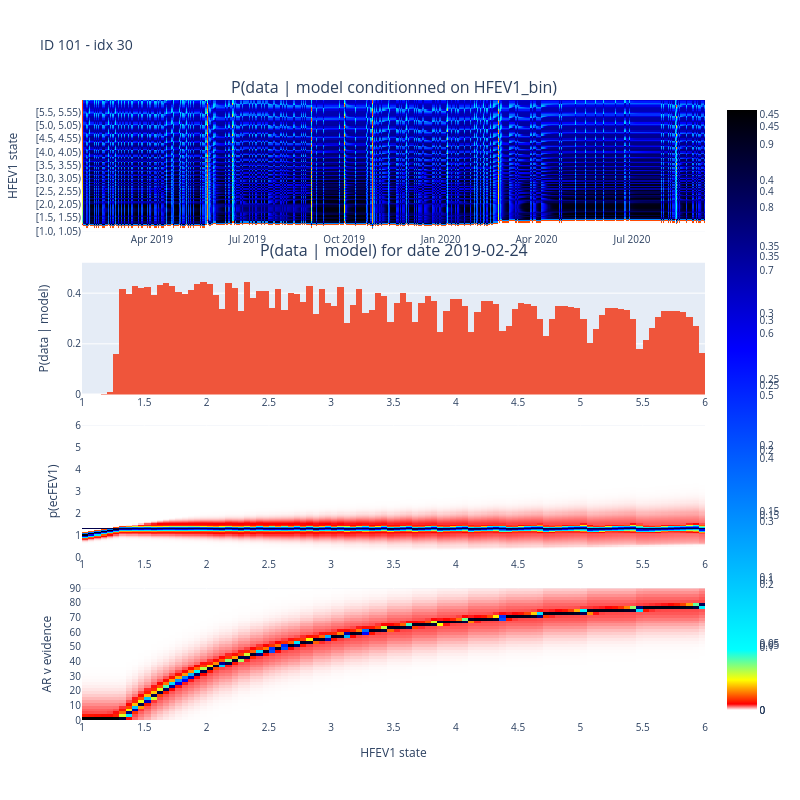

Notebook source saved alongside this figure:
### Code cell
# log_p_D_given_M = log_p_D_given_M_rough

# plot a heatmap of log_p_D_given_M, using the same colour scale as above
df1 = pd.DataFrame(
    data=np.exp(log_p_D_given_M),
    columns=HFEV1.get_bins_str(),
    index=dftmp["Date Recorded"].apply(lambda date: date.strftime("%Y-%m-%d")),
)

idx = 30
# idx = 7
fig = make_subplots(
    rows=4,
    subplot_titles=[
        "P(data | model conditionned on HFEV1_bin)",
        f"P(data | model) for date {df1.index[idx]}",
        # 'Evolution of airway resistance with HFEV1 instantiation'
    ],
    vertical_spacing=0.05,
)
colorscale = [
    [0, "white"],
    [0.01, "red"],
    [0.05, "yellow"],
    [0.1, "cyan"],
    [0.6, "blue"],
    [1, "black"],
]

fig.add_trace(
    go.Heatmap(z=df1.T, x=df1.index, y=df1.columns, coloraxis="coloraxis1"),
    row=1,
    col=1,
)
fig.update_yaxes(title=f"HFEV1 state", row=1, col=1)

ih.plot_histogram(fig, HFEV1, np.exp(log_p_D_given_M[idx, :]), 1, 6, 2, 1, annot=True)
# x axis for row 2: HFEV1 posterior when HFEV1 instanciated to 10
fig.update_xaxes(title=f"", row=2, col=1)
fig.update_yaxes(title=f"P(data | model)", row=2, col=1)

# Add p(ecFEV1)
ecFEV1_dist_with_obs = res_dict["ecFEV1"]
for i, obs in enumerate(dftmp["idx ecFEV1 (L)"].values):
    ecFEV1_dist_with_obs[i, obs, :] = 0.4

df3 = pd.DataFrame(
    data=ecFEV1_dist_with_obs[idx, :, :].T,
    # data=AR_given_M_and_all_D[idx, :, :].T,
    columns=ecFEV1.midbins,
    index=HFEV1.midbins,
)

fig.add_trace(
    go.Heatmap(
        z=df3.T,
        x=df3.index,
        y=df3.columns,
        coloraxis="coloraxis2",
    ),
    row=3,
    col=1,
)
fig.update_xaxes(title=f"", nticks=20, row=3, col=1)
fig.update_yaxes(title=f"p(ecFEV1)", nticks=8, row=3, col=1)

# Add p(ecFEF2575%ecFEV1)
# ecFEF2575_dist_with_obs = res_dict["ecFEF2575%ecFEV1"]
# for i, obs in enumerate(dftmp["idx ecFEF2575%ecFEV1"].values):
#     ecFEF2575_dist_with_obs[i, obs, :] = 0.4

# df4 = pd.DataFrame(
#     data=ecFEF2575_dist_with_obs[idx, :, :].T,
#     columns=ecFEF2575prctecFEV1.midbins,
#     index=HFEV1.midbins,
# )

# fig.add_trace(
#     go.Heatmap(
#         z=df4.T,
#         x=df4.index,
#         y=df4.columns,
#         coloraxis="coloraxis3",
#     ),
#     row=4,
#     col=1,
# )
# fig.update_xaxes(title=f"", nticks=20, row=4, col=1)
# fig.update_yaxes(title=f"p(ecFEF2575%ecFEV1)", nticks=8, row=4, col=1)

df2 = pd.DataFrame(
    data=res_dict["vevidence_ar"][idx, :, :].T,
    # data=AR_given_M_and_all_D[idx, :, :].T,
    columns=AR.midbins,
    index=HFEV1.midbins,
)
fig.add_trace(
    go.Heatmap(z=df2.T, x=df2.index, y=df2.columns, coloraxis="coloraxis3"),
    row=4,
    col=1,
)
fig.update_xaxes(title=f"HFEV1 state", nticks=20, row=4, col=1)
fig.update_yaxes(title=f"AR v evidence", nticks=10, row=4, col=1)

# Set colorscale for color axis
fig.update_layout(
    coloraxis1=dict(colorscale=colorscale),
    coloraxis2=dict(colorscale=colorscale),
    coloraxis3=dict(colorscale=colorscale),
)

title = f"ID {dftmp.ID.iloc[0]} - idx {idx}"
fig.update_layout(height=800, width=800, title=title, font=dict(size=10))

fig.show()

### Figure 1 — Plotly figure (JSON) as saved in the notebook; plotly's stock layout.template omitted (floating-point values rounded to 4 significant figures; data arrays with more than 128 entries replaced by an {"elided": "..."} marker saying what was removed)
{"data": [{"coloraxis": "coloraxis", "type": "heatmap", "x": {"elided": "592 str values"}, "xaxis": "x", "y": ["[1.0, 1.05)", "[1.05, 1.1)", "[1.1, 1.15)", "[1.15, 1.2)", "[1.2, 1.25)", "[1.25, 1.3)", "[1.3, 1.35)", "[1.35, 1.4)", "[1.4, 1.45)", "[1.45, 1.5)", "[1.5, 1.55)", "[1.55, 1.6)", "[1.6, 1.65)", "[1.65, 1.7)", "[1.7, 1.75)", "[1.75, 1.8)", "[1.8, 1.85)", "[1.85, 1.9)", "[1.9, 1.95)", "[1.95, 2.0)", "[2.0, 2.05)", "[2.05, 2.1)", "[2.1, 2.15)", "[2.15, 2.2)", "[2.2, 2.25)", "[2.25, 2.3)", "[2.3, 2.35)", "[2.35, 2.4)", "[2.4, 2.45)", "[2.45, 2.5)", "[2.5, 2.55)", "[2.55, 2.6)", "[2.6, 2.65)", "[2.65, 2.7)", "[2.7, 2.75)", "[2.75, 2.8)", "[2.8, 2.85)", "[2.85, 2.9)", "[2.9, 2.95)", "[2.95, 3.0)", "[3.0, 3.05)", "[3.05, 3.1)", "[3.1, 3.15)", "[3.15, 3.2)", "[3.2, 3.25)", "[3.25, 3.3)", "[3.3, 3.35)", "[3.35, 3.4)", "[3.4, 3.45)", "[3.45, 3.5)", "[3.5, 3.55)", "[3.55, 3.6)", "[3.6, 3.65)", "[3.65, 3.7)", "[3.7, 3.75)", "[3.75, 3.8)", "[3.8, 3.85)", "[3.85, 3.9)", "[3.9, 3.95)", "[3.95, 4.0)", "[4.0, 4.05)", "[4.05, 4.1)", "[4.1, 4.15)", "[4.15, 4.2)", "[4.2, 4.25)", "[4.25, 4.3)", "[4.3, 4.35)", "[4.35, 4.4)", "[4.4, 4.45)", "[4.45, 4.5)", "[4.5, 4.55)", "[4.55, 4.6)", "[4.6, 4.65)", "[4.65, 4.7)", "[4.7, 4.75)", "[4.75, 4.8)", "[4.8, 4.85)", "[4.85, 4.9)", "[4.9, 4.95)", "[4.95, 5.0)", "[5.0, 5.05)", "[5.05, 5.1)", "[5.1, 5.15)", "[5.15, 5.2)", "[5.2, 5.25)", "[5.25, 5.3)", "[5.3, 5.35)", "[5.35, 5.4)", "[5.4, 5.45)", "[5.45, 5.5)", "[5.5, 5.55)", "[5.55, 5.6)", "[5.6, 5.65)", "[5.65, 5.7)", "[5.7, 5.75)", "[5.75, 5.8)", "[5.8, 5.85)", "[5.85, 5.9)", "[5.9, 5.95)", "[5.95, 6.0)"], "yaxis": "y", "z": {"elided": "100x592 float values"}}, {"histfunc": "sum", "type": "histogram", "x": [1, 1.05, 1.1, 1.15, 1.2, 1.25, 1.3, 1.35, 1.4, 1.45, 1.5, 1.55, 1.6, 1.65, 1.7, 1.75, 1.8, 1.85, 1.9, 1.95, 2.0, 2.05, 2.1, 2.15, 2.2, 2.25, 2.3, 2.35, 2.4, 2.45, 2.5, 2.55, 2.6, 2.65, 2.7, 2.75, 2.8, 2.85, 2.9, 2.95, 3.0, 3.05, 3.1, 3.15, 3.2, 3.25, 3.3, 3.35, 3.4, 3.45, 3.5, 3.55, 3.6, 3.65, 3.7, 3.75, 3.8, 3.85, 3.9, 3.95, 4.0, 4.05, 4.1, 4.15, 4.2, 4.25, 4.3, 4.35, 4.4, 4.45, 4.5, 4.55, 4.6, 4.65, 4.7, 4.75, 4.8, 4.85, 4.9, 4.95, 5.0, 5.05, 5.1, 5.15, 5.2, 5.25, 5.3, 5.35, 5.4, 5.45, 5.5, 5.55, 5.6, 5.65, 5.7, 5.75, 5.8, 5.85, 5.9, 5.95], "xaxis": "x2", "xbins": {"end": 6, "size": 0.05, "start": 1}, "y": [4.949e-16, 2.288e-11, 1.339e-07, 0.0001015, 0.01043, 0.1586, 0.4173, 0.3957, 0.4279, 0.421, 0.4234, 0.3941, 0.4336, 0.4416, 0.4266, 0.4041, 0.3967, 0.4118, 0.4351, 0.4459, 0.4354, 0.392, 0.3391, 0.442, 0.4196, 0.3303, 0.4432, 0.3814, 0.4074, 0.4099, 0.3406, 0.4151, 0.3338, 0.4006, 0.3955, 0.3668, 0.4292, 0.316, 0.4166, 0.3595, 0.3491, 0.423, 0.284, 0.3534, 0.4163, 0.3212, 0.3321, 0.4019, 0.3871, 0.2842, 0.3627, 0.3994, 0.3633, 0.2874, 0.3601, 0.3899, 0.3704, 0.2478, 0.3287, 0.3771, 0.3769, 0.3491, 0.2462, 0.3249, 0.3683, 0.3681, 0.3572, 0.2526, 0.2694, 0.3383, 0.3612, 0.3578, 0.3505, 0.2971, 0.2313, 0.2982, 0.3482, 0.3502, 0.3471, 0.3415, 0.2978, 0.2015, 0.2585, 0.3154, 0.3412, 0.3396, 0.3372, 0.3321, 0.2996, 0.1785, 0.2135, 0.2629, 0.3078, 0.3277, 0.33, 0.3282, 0.3248, 0.3057, 0.2701, 0.1627], "yaxis": "y2"}, {"coloraxis": "coloraxis2", "type": "heatmap", "x": [1.025, 1.075, 1.125, 1.175, 1.225, 1.275, 1.325, 1.375, 1.425, 1.475, 1.525, 1.575, 1.625, 1.675, 1.725, 1.775, 1.825, 1.875, 1.925, 1.975, 2.025, 2.075, 2.125, 2.175, 2.225, 2.275, 2.325, 2.375, 2.425, 2.475, 2.525, 2.575, 2.625, 2.675, 2.725, 2.775, 2.825, 2.875, 2.925, 2.975, 3.025, 3.075, 3.125, 3.175, 3.225, 3.275, 3.325, 3.375, 3.425, 3.475, 3.525, 3.575, 3.625, 3.675, 3.725, 3.775, 3.825, 3.875, 3.925, 3.975, 4.025, 4.075, 4.125, 4.175, 4.225, 4.275, 4.325, 4.375, 4.425, 4.475, 4.525, 4.575, 4.625, 4.675, 4.725, 4.775, 4.825, 4.875, 4.925, 4.975, 5.025, 5.075, 5.125, 5.175, 5.225, 5.275, 5.325, 5.375, 5.425, 5.475, 5.525, 5.575, 5.625, 5.675, 5.725, 5.775, 5.825, 5.875, 5.925, 5.975], "xaxis": "x3", "y": [0.025, 0.075, 0.125, 0.175, 0.225, 0.275, 0.325, 0.375, 0.425, 0.475, 0.525, 0.575, 0.625, 0.675, 0.725, 0.775, 0.825, 0.875, 0.925, 0.975, 1.025, 1.075, 1.125, 1.175, 1.225, 1.275, 1.325, 1.375, 1.425, 1.475, 1.525, 1.575, 1.625, 1.675, 1.725, 1.775, 1.825, 1.875, 1.925, 1.975, 2.025, 2.075, 2.125, 2.175, 2.225, 2.275, 2.325, 2.375, 2.425, 2.475, 2.525, 2.575, 2.625, 2.675, 2.725, 2.775, 2.825, 2.875, 2.925, 2.975, 3.025, 3.075, 3.125, 3.175, 3.225, 3.275, 3.325, 3.375, 3.425, 3.475, 3.525, 3.575, 3.625, 3.675, 3.725, 3.775, 3.825, 3.875, 3.925, 3.975, 4.025, 4.075, 4.125, 4.175, 4.225, 4.275, 4.325, 4.375, 4.425, 4.475, 4.525, 4.575, 4.625, 4.675, 4.725, 4.775, 4.825, 4.875, 4.925, 4.975, 5.025, 5.075, 5.125, 5.175, 5.225, 5.275, 5.325, 5.375, 5.425, 5.475, 5.525, 5.575, 5.625, 5.675, 5.725, 5.775, 5.825, 5.875, 5.925, 5.975], "yaxis": "y3", "z": {"elided": "120x100 float values"}}, {"coloraxis": "coloraxis3", "type": "heatmap", "x": [1.025, 1.075, 1.125, 1.175, 1.225, 1.275, 1.325, 1.375, 1.425, 1.475, 1.525, 1.575, 1.625, 1.675, 1.725, 1.775, 1.825, 1.875, 1.925, 1.975, 2.025, 2.075, 2.125, 2.175, 2.225, 2.275, 2.325, 2.375, 2.425, 2.475, 2.525, 2.575, 2.625, 2.675, 2.725, 2.775, 2.825, 2.875, 2.925, 2.975, 3.025, 3.075, 3.125, 3.175, 3.225, 3.275, 3.325, 3.375, 3.425, 3.475, 3.525, 3.575, 3.625, 3.675, 3.725, 3.775, 3.825, 3.875, 3.925, 3.975, 4.025, 4.075, 4.125, 4.175, 4.225, 4.275, 4.325, 4.375, 4.425, 4.475, 4.525, 4.575, 4.625, 4.675, 4.725, 4.775, 4.825, 4.875, 4.925, 4.975, 5.025, 5.075, 5.125, 5.175, 5.225, 5.275, 5.325, 5.375, 5.425, 5.475, 5.525, 5.575, 5.625, 5.675, 5.725, 5.775, 5.825, 5.875, 5.925, 5.975], "xaxis": "x4", "y": [1, 3, 5, 7, 9, 11, 13, 15, 17, 19, 21, 23, 25, 27, 29, 31, 33, 35, 37, 39, 41, 43, 45, 47, 49, 51, 53, 55, 57, 59, 61, 63, 65, 67, 69, 71, 73, 75, 77, 79, 81, 83, 85, 87, 89], "yaxis": "y4", "z": {"elided": "45x100 float values"}}], "layout": {"annotations": [{"font": {"size": 16}, "showarrow": false, "text": "P(data | model conditionned on HFEV1_bin)", "x": 0.5, "xanchor": "center", "xref": "paper", "y": 1, "yanchor": "bottom", "yref": "paper"}, {"font": {"size": 16}, "showarrow": false, "text": "P(data | model) for date 2019-02-24", "x": 0.5, "xanchor": "center", "xref": "paper", "y": 0.7375, "yanchor": "bottom", "yref": "paper"}, {"font": {"size": 8}, "showarrow": false, "text": "114.80", "x": 114.8, "xref": "x2", "y": 0.4905, "yref": "y2"}], "coloraxis": {"colorscale": [[0, "white"], [0.01, "red"], [0.05, "yellow"], [0.1, "cyan"], [0.6, "blue"], [1, "black"]]}, "coloraxis2": {"colorscale": [[0, "white"], [0.01, "red"], [0.05, "yellow"], [0.1, "cyan"], [0.6, "blue"], [1, "black"]]}, "coloraxis3": {"colorscale": [[0, "white"], [0.01, "red"], [0.05, "yellow"], [0.1, "cyan"], [0.6, "blue"], [1, "black"]]}, "font": {"size": 10}, "height": 800, "title": {"text": "ID 101 - idx 30"}, "width": 800, "xaxis": {"anchor": "y", "domain": [0, 1]}, "xaxis2": {"anchor": "y2", "domain": [0, 1], "nticks": 20, "range": [1, 6], "title": {"text": ""}}, "xaxis3": {"anchor": "y3", "domain": [0, 1], "nticks": 20, "title": {"text": ""}}, "xaxis4": {"anchor": "y4", "domain": [0, 1], "nticks": 20, "title": {"text": "HFEV1 state"}}, "yaxis": {"anchor": "x", "domain": [0.7875, 1], "title": {"text": "HFEV1 state"}}, "yaxis2": {"anchor": "x2", "domain": [0.525, 0.7375], "title": {"text": "P(data | model)"}}, "yaxis3": {"anchor": "x3", "domain": [0.2625, 0.475], "nticks": 8, "title": {"text": "p(ecFEV1)"}}, "yaxis4": {"anchor": "x4", "domain": [0, 0.2125], "nticks": 10, "title": {"text": "AR v evidence"}}}}
